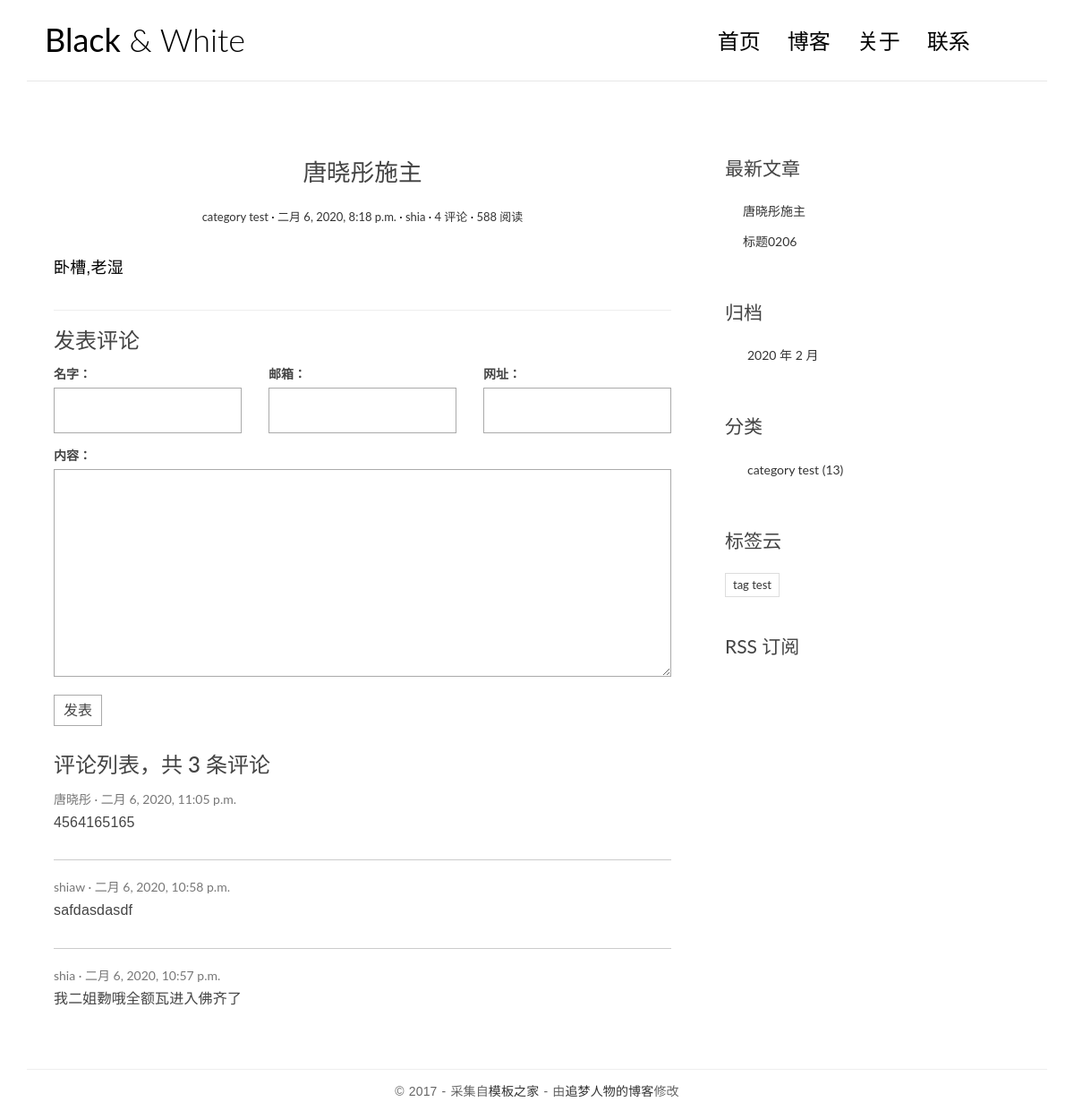
Before: /posts/2/ with the older database file.
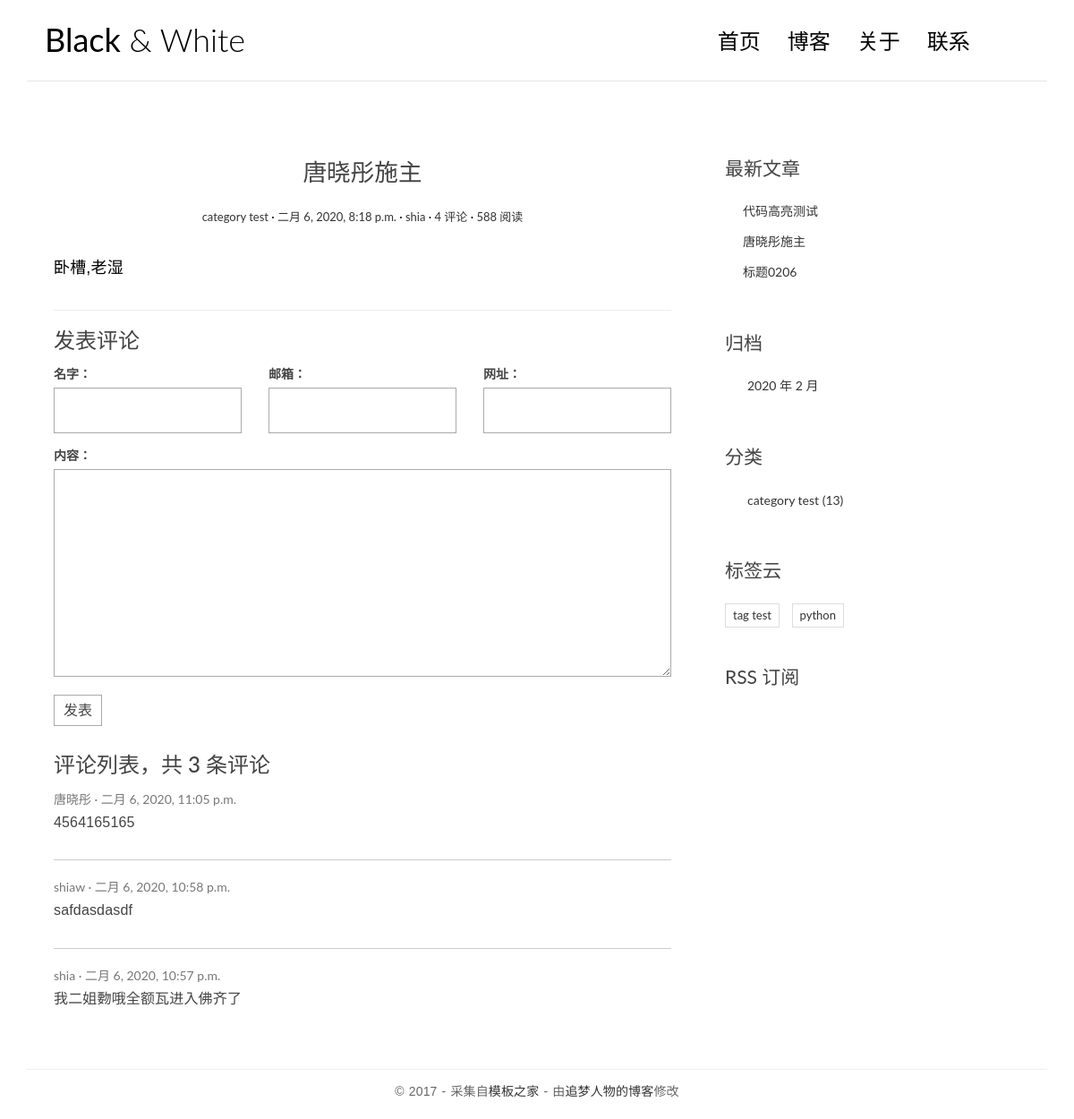
After: the same page with the newer database file.
### comments/models.py (models this page shows, shortened)
class Comment(models.Model):
    name = models.CharField('名字', max_length=50)
    email = models.EmailField('邮箱')
    url = models.URLField('网址', blank=True)
    text = models.TextField('内容')
    created_time = models.DateTimeField('创建时间', default=timezone.now)
    post = models.ForeignKey('blog.Post', verbose_name='文章', on_delete=models.CASCADE)
    class Meta:
        verbose_name = '评论'
        verbose_name_plural = verbose_name

### blog/models.py (models this page shows, shortened)
class Post(models.Model):
    title = models.CharField('标题', max_length=70)
    body = models.TextField('正文')
    created_time = models.DateTimeField('创建时间', default=timezone.now)
    modified_time = models.DateTimeField('修改时间')
    excerpt = models.CharField('摘要', max_length=200, blank=True)
    category = models.ForeignKey(Category, verbose_name='分类', on_delete=models.CASCADE)
    tag = models.ManyToManyField(Tag, verbose_name='标签', blank=True)
    author = models.ForeignKey(User, verbose_name='作者', on_delete=models.CASCADE)
    class Meta:
        verbose_name = '文章'
        verbose_name_plural = verbose_name
    def get_absolute_url(self):#于是 reverse 函数会去解析这个视图函数对应的 URL，我们这里 detail 对应的规则就是 posts/<int:pk>/ int 部分会被后面传入的参数 pk 替换，所以，如果 Post 的 id（或者 pk，这里 pk 和 id 是等价的） 是 255 的话，那么 get_absolute_url 函数返回的就是 /posts/255/ ，这样 Post 自己就生成了自己的 URL。
        return reverse('blog:detail', kwargs={'pk': self.pk})

class Category(models.Model):
    name = models.CharField(max_length=100)
    class Meta:
        verbose_name = '分类'
        verbose_name_plural = verbose_name

class Tag(models.Model):
    name = models.CharField(max_length=100)
    class Meta:
        verbose_name = '标签'
        verbose_name_plural = verbose_name

### blog/views.py (the view)
# urls.py: path('posts/<int:pk>/', views.detail, name='detail'),
def detail(request, pk):
    post = get_object_or_404(Post, pk=pk)
    md = markdown.Markdown(extensions=[
        'markdown.extensions.extra',
        'markdown.extensions.codehilite',
        TocExtension(slugify=slugify),
    ])
    post.body = md.convert(post.body)
    m = re.search(r'<div class="toc">\s*<ul>(.*)</ul>\s*</div>', md.toc, re.S)
    post.toc = m.group(1) if m is not None else ''
    return render(request, 'blog/detail.html', context={'post': post})

### comments/forms.py
class CommentForm(forms.ModelForm):
    class Meta:
        model = Comment
        fields = ['name', 'email', 'url', 'text']

### blog/templatetags/blog_extras.py (called while the page is built)
@register.inclusion_tag('blog/inclusions/_recent_posts.html', takes_context=True)
def show_recent_posts(context, num=5):
    return {
        'recent_post_list': Post.objects.all().order_by('-created_time')[:num],
    }

@register.inclusion_tag('blog/inclusions/_archives.html', takes_context=True)
def show_archives(context):
    return {
        'date_list': Post.objects.dates('created_time', 'month', order='DESC'),
    }

@register.inclusion_tag('blog/inclusions/_categories.html', takes_context=True)
def show_categories(context):
    return {
        'category_list': Category.objects.all(),
    }

@register.inclusion_tag('blog/inclusions/_tags.html', takes_context=True)
def show_tags(context):
    return {
        'tag_list': Tag.objects.all(),
    }

### comments/templatetags/comments_extras.py (called while the page is built)
@register.inclusion_tag('comments/inclusions/_form.html', takes_context=True)
def show_comment_form(context, post, form=None):
    if form is None:
        form = CommentForm()
    return {
        'form': form,
        'post': post,
    }

### templates/blog/detail.html (shortened to what this page needs)
{% extends 'base.html' %}
{% load comments_extras %}
{% block main %}
    <article class="post post-{{ post.pk }}">
        <header class="entry-header">
            <h1 class="entry-title">{{ post.title }}</h1>
                <div class="entry-meta">
                    <span class="post-category"><a href="#">{{ post.category.name }}</a></span>
                    <span class="post-date"><a href="#"><time class="entry-date"
                                                datetime="{{ post.created_time }}">{{ post.created_time }}</time></a></span>
                     <span class="post-author"><a href="#">{{ post.author }}</a></span>
                     <span class="comments-link"><a href="#">4 评论</a></span>
                     <span class="views-count"><a href="#">588 阅读</a></span>
                </div>
        </header>
        <div class="entry-content clearfix">
            {{ post.body| safe }}
        </div>
    </article>
                <section class="comment-area" id="comment-area">
                    <hr>
                    <h3>发表评论</h3>
                        {% show_comment_form post %}
                    <div class="comment-list-panel">
                        {% show_comments post %}
                    </div>
                </section>
{% endblock main %}

### templates/comments/inclusions/_list.html
<h3>评论列表，共 <span>{{ comment_count }}</span> 条评论</h3>
<ul class="comment-list list-unstyled">
  {% for comment in comment_list %}
    <li class="comment-item">
      <span class="nickname">{{ comment.name }}</span>
      <time class="submit-date" datetime="{{ comment.created_time }}">{{ comment.created_time }}</time>
      <div class="text">
        {{ comment.text|linebreaks }}
      </div>
    </li>
  {% empty %}
    暂无评论
  {% endfor %}
</ul>

### templates/blog/inclusions/_recent_posts.html
<div class="widget widget-recent-posts">
  <h3 class="widget-title">最新文章</h3>
  <ul>
    {% for post in recent_post_list %}
      <li>
        <a href="{{ post.get_absolute_url }}">{{ post.title }}</a>
      </li>
    {% empty %}
      暂无文章！
    {% endfor %}
  </ul>
</div>

### templates/blog/inclusions/_categories.html
<div class="widget widget-category">
  <h3 class="widget-title">分类</h3>
  <ul>
    {% for category in category_list %}
      <li>
        <a href="{% url 'blog:category' category.pk %}">{{ category.name }} <span class="post-count">(13)</span></a>
      </li>
    {% empty %}
      暂无分类！
    {% endfor %}
  </ul>
</div>

### templates/blog/inclusions/_tags.html
<div class="widget widget-tag-cloud">
  <h3 class="widget-title">标签云</h3>
  <ul>
    {% for tag in tag_list %}
      <li>
        <a href="{% url 'blog:tag' tag.pk %}">{{ tag.name }}</a>
      </li>
    {% empty %}
      暂无标签！
    {% endfor %}
  </ul>
</div>

Changed rows visible on the page:
added Post: title "代码高亮测试"
added Tag: name "python"
